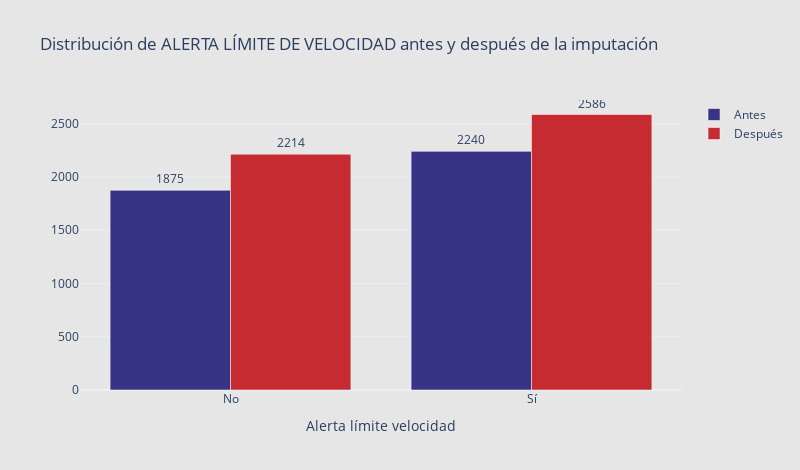

The notebook cell this image was saved under:
### Code cell
# Conteo antes y después
antes_alerta = df_antes['alerta_lim_velocidad'].value_counts().sort_index()
despues_alerta = df_bmw['alerta_lim_velocidad'].value_counts().sort_index()

# Diccionario para etiquetas personalizadas
etiquetas = {False: 'No', True: 'Sí'}

# Convertir índices a etiquetas personalizadas
x_labels_antes = [etiquetas.get(i, str(i)) for i in antes_alerta.index]
x_labels_despues = [etiquetas.get(i, str(i)) for i in despues_alerta.index]

fig = go.Figure()

fig.add_trace(go.Bar(
    x=x_labels_antes,
    y=antes_alerta.values,
    name='Antes',
    marker_color='#373485',
    opacity=1,
    text=antes_alerta.values,
    textposition='outside'
))

fig.add_trace(go.Bar(
    x=x_labels_despues,
    y=despues_alerta.values,
    name='Después',
    marker_color='#c52b30',
    opacity=1,
    text=despues_alerta.values,
    textposition='outside'
))

fig.update_layout(
    title="Distribución de ALERTA LÍMITE DE VELOCIDAD antes y después de la imputación",
    xaxis_title="Alerta límite velocidad",
    barmode='group',
    template='plotly_white',
    width=800,
    height=470,
    plot_bgcolor='#e6e6e7', 
    paper_bgcolor='#e6e6e7'
)

fig.show()

### Figure 1 — Plotly figure (JSON) as saved in the notebook; plotly's stock layout.template omitted (floating-point values rounded to 4 significant figures)
{"data": [{"marker": {"color": "#373485"}, "name": "Antes", "opacity": 1, "text": [1875.0, 2240.0], "textposition": "outside", "type": "bar", "x": ["No", "Sí"], "y": [1875, 2240]}, {"marker": {"color": "#c52b30"}, "name": "Después", "opacity": 1, "text": [2214.0, 2586.0], "textposition": "outside", "type": "bar", "x": ["No", "Sí"], "y": [2214, 2586]}], "layout": {"barmode": "group", "height": 470, "paper_bgcolor": "#e6e6e7", "plot_bgcolor": "#e6e6e7", "title": {"text": "Distribución de ALERTA LÍMITE DE VELOCIDAD antes y después de la imputación"}, "width": 800, "xaxis": {"title": {"text": "Alerta límite velocidad"}}}}
